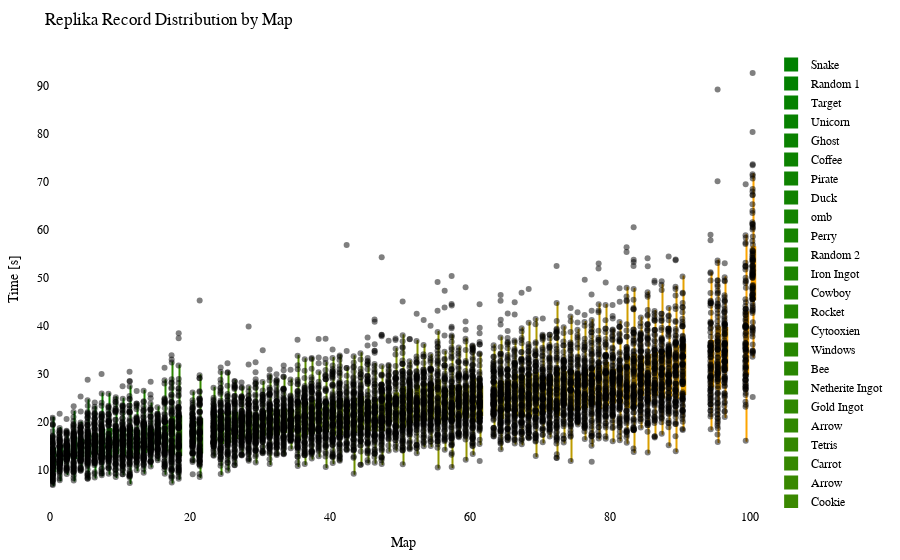

Write notebook code for a chart like this one.
### Code cell
import plotly.graph_objects as go
import plotly.io as pio
from matplotlib.colors import LinearSegmentedColormap, to_hex

df = getRecordsDataframe(minigame="Replika")

# sort df columns by mean value 
df = df.reindex(df.mean().sort_values().index, axis=1)

# drop sum column
df = df.drop(columns=["Sum"])

# replace 25 with NaN
df = df.replace(25, np.nan)

# remove "ms " from column names
df.columns = df.columns.str.replace('ms ', '')

# Exclude the first column (assuming it's the column you don't want to include)
df_to_html = df.iloc[:, 1:]

# Calculate the offset for centering the data points
num_columns = len(df_to_html.columns)
offset = 0.5

# Create a green to orange gradient
cmap = LinearSegmentedColormap.from_list("green_orange", ["green", "orange"])
colors = [to_hex(cmap(i / (num_columns - 1))) for i in range(num_columns)]

# Create a Swarm plot using Plotly
fig = go.Figure()

for i, (column, color) in enumerate(zip(df_to_html.columns, colors)):
    x_values = [i + offset] * len(df_to_html[column])  # Adjust x-values with offset for horizontal centering
    fig.add_trace(go.Box(x=x_values,
                         y=df_to_html[column],
                         name=column,
                         boxpoints='all',
                         pointpos=-0.5,  # Adjust point position to prevent overlapping
                         marker=dict(color='rgba(0,0,0,0.5)', size=6),  # Adjust marker color and size
                         line=dict(color=color),
                         fillcolor=color,
                         hovertext=df_to_html.index,
                         hoverinfo='name+text+y',
                         showlegend=True))

fig.update_layout(title="Replika Record Distribution by Map",
                  xaxis=dict(title="Map"),
                  yaxis=dict(title="Time [s]"),
                  showlegend=True,
                  font=dict(family="Arial", size=12, color="black"),  # Customize font
                  plot_bgcolor="white",  # Set background color
                  margin=dict(l=50, r=50, t=50, b=50),  # Adjust margins for better layout
                  )

# Show the figure
fig.show()

# Export the plot to an HTML file
pio.write_html(fig, "out/repl_swarm_plot.html")

### Figure 1 — Plotly figure (JSON) as saved in the notebook; plotly's stock layout.template omitted (floating-point values rounded to 4 significant figures; data arrays with more than 128 entries replaced by an {"elided": "..."} marker saying what was removed)
{"data": [{"boxpoints": "all", "fillcolor": "#008000", "hoverinfo": "name+text+y", "hovertext": {"elided": "144 str values"}, "line": {"color": "#008000"}, "marker": {"color": "rgba(0,0,0,0.5)", "size": 6}, "name": "Snake", "pointpos": -0.5, "showlegend": true, "type": "box", "x": {"elided": "144 float values"}, "y": {"elided": "144 float values"}}, {"boxpoints": "all", "fillcolor": "#028000", "hoverinfo": "name+text+y", "hovertext": {"elided": "144 str values"}, "line": {"color": "#028000"}, "marker": {"color": "rgba(0,0,0,0.5)", "size": 6}, "name": "Random 1", "pointpos": -0.5, "showlegend": true, "type": "box", "x": {"elided": "144 float values"}, "y": {"elided": "144 float values"}}, {"boxpoints": "all", "fillcolor": "#058100", "hoverinfo": "name+text+y", "hovertext": {"elided": "144 str values"}, "line": {"color": "#058100"}, "marker": {"color": "rgba(0,0,0,0.5)", "size": 6}, "name": "Target", "pointpos": -0.5, "showlegend": true, "type": "box", "x": {"elided": "144 float values"}, "y": {"elided": "144 float values"}}, {"boxpoints": "all", "fillcolor": "#078100", "hoverinfo": "name+text+y", "hovertext": {"elided": "144 str values"}, "line": {"color": "#078100"}, "marker": {"color": "rgba(0,0,0,0.5)", "size": 6}, "name": "Unicorn", "pointpos": -0.5, "showlegend": true, "type": "box", "x": {"elided": "144 float values"}, "y": {"elided": "144 float values"}}, {"boxpoints": "all", "fillcolor": "#0a8100", "hoverinfo": "name+text+y", "hovertext": {"elided": "144 str values"}, "line": {"color": "#0a8100"}, "marker": {"color": "rgba(0,0,0,0.5)", "size": 6}, "name": "Ghost", "pointpos": -0.5, "showlegend": true, "type": "box", "x": {"elided": "144 float values"}, "y": {"elided": "144 float values"}}, {"boxpoints": "all", "fillcolor": "#0c8200", "hoverinfo": "name+text+y", "hovertext": {"elided": "144 str values"}, "line": {"color": "#0c8200"}, "marker": {"color": "rgba(0,0,0,0.5)", "size": 6}, "name": "Coffee", "pointpos": -0.5, "showlegend": true, "type": "box", "x": {"elided": "144 float values"}, "y": {"elided": "144 float values"}}, {"boxpoints": "all", "fillcolor": "#0f8200", "hoverinfo": "name+text+y", "hovertext": {"elided": "144 str values"}, "line": {"color": "#0f8200"}, "marker": {"color": "rgba(0,0,0,0.5)", "size": 6}, "name": "Pirate", "pointpos": -0.5, "showlegend": true, "type": "box", "x": {"elided": "144 float values"}, "y": {"elided": "144 float values"}}, {"boxpoints": "all", "fillcolor": "#118200", "hoverinfo": "name+text+y", "hovertext": {"elided": "144 str values"}, "line": {"color": "#118200"}, "marker": {"color": "rgba(0,0,0,0.5)", "size": 6}, "name": "Duck", "pointpos": -0.5, "showlegend": true, "type": "box", "x": {"elided": "144 float values"}, "y": {"elided": "144 float values"}}, {"boxpoints": "all", "fillcolor": "#148300", "hoverinfo": "name+text+y", "hovertext": {"elided": "144 str values"}, "line": {"color": "#148300"}, "marker": {"color": "rgba(0,0,0,0.5)", "size": 6}, "name": "omb", "pointpos": -0.5, "showlegend": true, "type": "box", "x": {"elided": "144 float values"}, "y": {"elided": "144 float values"}}, {"boxpoints": "all", "fillcolor": "#178300", "hoverinfo": "name+text+y", "hovertext": {"elided": "144 str values"}, "line": {"color": "#178300"}, "marker": {"color": "rgba(0,0,0,0.5)", "size": 6}, "name": "Perry", "pointpos": -0.5, "showlegend": true, "type": "box", "x": {"elided": "144 float values"}, "y": {"elided": "144 float values"}}, {"boxpoints": "all", "fillcolor": "#198400", "hoverinfo": "name+text+y", "hovertext": {"elided": "144 str values"}, "line": {"color": "#198400"}, "marker": {"color": "rgba(0,0,0,0.5)", "size": 6}, "name": "Random 2", "pointpos": -0.5, "showlegend": true, "type": "box", "x": {"elided": "144 float values"}, "y": {"elided": "144 float values"}}, {"boxpoints": "all", "fillcolor": "#1c8400", "hoverinfo": "name+text+y", "hovertext": {"elided": "144 str values"}, "line": {"color": "#1c8400"}, "marker": {"color": "rgba(0,0,0,0.5)", "size": 6}, "name": "Iron Ingot", "pointpos": -0.5, "showlegend": true, "type": "box", "x": {"elided": "144 float values"}, "y": {"elided": "144 float values"}}, {"boxpoints": "all", "fillcolor": "#1e8400", "hoverinfo": "name+text+y", "hovertext": {"elided": "144 str values"}, "line": {"color": "#1e8400"}, "marker": {"color": "rgba(0,0,0,0.5)", "size": 6}, "name": "Cowboy", "pointpos": -0.5, "showlegend": true, "type": "box", "x": {"elided": "144 float values"}, "y": {"elided": "144 float values"}}, {"boxpoints": "all", "fillcolor": "#218500", "hoverinfo": "name+text+y", "hovertext": {"elided": "144 str values"}, "line": {"color": "#218500"}, "marker": {"color": "rgba(0,0,0,0.5)", "size": 6}, "name": "Rocket", "pointpos": -0.5, "showlegend": true, "type": "box", "x": {"elided": "144 float values"}, "y": {"elided": "144 float values"}}, {"boxpoints": "all", "fillcolor": "#238500", "hoverinfo": "name+text+y", "hovertext": {"elided": "144 str values"}, "line": {"color": "#238500"}, "marker": {"color": "rgba(0,0,0,0.5)", "size": 6}, "name": "Cytooxien", "pointpos": -0.5, "showlegend": true, "type": "box", "x": {"elided": "144 float values"}, "y": {"elided": "144 float values"}}, {"boxpoints": "all", "fillcolor": "#268600", "hoverinfo": "name+text+y", "hovertext": {"elided": "144 str values"}, "line": {"color": "#268600"}, "marker": {"color": "rgba(0,0,0,0.5)", "size": 6}, "name": "Windows", "pointpos": -0.5, "showlegend": true, "type": "box", "x": {"elided": "144 float values"}, "y": {"elided": "144 float values"}}, {"boxpoints": "all", "fillcolor": "#288600", "hoverinfo": "name+text+y", "hovertext": {"elided": "144 str values"}, "line": {"color": "#288600"}, "marker": {"color": "rgba(0,0,0,0.5)", "size": 6}, "name": "Bee", "pointpos": -0.5, "showlegend": true, "type": "box", "x": {"elided": "144 float values"}, "y": {"elided": "144 float values"}}, {"boxpoints": "all", "fillcolor": "#2b8600", "hoverinfo": "name+text+y", "hovertext": {"elided": "144 str values"}, "line": {"color": "#2b8600"}, "marker": {"color": "rgba(0,0,0,0.5)", "size": 6}, "name": "Netherite Ingot", "pointpos": -0.5, "showlegend": true, "type": "box", "x": {"elided": "144 float values"}, "y": {"elided": "144 float values"}}, {"boxpoints": "all", "fillcolor": "#2e8700", "hoverinfo": "name+text+y", "hovertext": {"elided": "144 str values"}, "line": {"color": "#2e8700"}, "marker": {"color": "rgba(0,0,0,0.5)", "size": 6}, "name": "Gold Ingot", "pointpos": -0.5, "showlegend": true, "type": "box", "x": {"elided": "144 float values"}, "y": {"elided": "144 float values"}}, {"boxpoints": "all", "fillcolor": "#308700", "hoverinfo": "name+text+y", "hovertext": {"elided": "144 str values"}, "line": {"color": "#308700"}, "marker": {"color": "rgba(0,0,0,0.5)", "size": 6}, "name": "Arrow", "pointpos": -0.5, "showlegend": true, "type": "box", "x": {"elided": "144 float values"}, "y": {"elided": "144x2 float values"}}, {"boxpoints": "all", "fillcolor": "#338700", "hoverinfo": "name+text+y", "hovertext": {"elided": "144 str values"}, "line": {"color": "#338700"}, "marker": {"color": "rgba(0,0,0,0.5)", "size": 6}, "name": "Tetris", "pointpos": -0.5, "showlegend": true, "type": "box", "x": {"elided": "144 float values"}, "y": {"elided": "144 float values"}}, {"boxpoints": "all", "fillcolor": "#358800", "hoverinfo": "name+text+y", "hovertext": {"elided": "144 str values"}, "line": {"color": "#358800"}, "marker": {"color": "rgba(0,0,0,0.5)", "size": 6}, "name": "Carrot", "pointpos": -0.5, "showlegend": true, "type": "box", "x": {"elided": "144 float values"}, "y": {"elided": "144 float values"}}, {"boxpoints": "all", "fillcolor": "#388800", "hoverinfo": "name+text+y", "hovertext": {"elided": "144 str values"}, "line": {"color": "#388800"}, "marker": {"color": "rgba(0,0,0,0.5)", "size": 6}, "name": "Arrow", "pointpos": -0.5, "showlegend": true, "type": "box", "x": {"elided": "144 float values"}, "y": {"elided": "144x2 float values"}}, {"boxpoints": "all", "fillcolor": "#3a8800", "hoverinfo": "name+text+y", "hovertext": {"elided": "144 str values"}, "line": {"color": "#3a8800"}, "marker": {"color": "rgba(0,0,0,0.5)", "size": 6}, "name": "Cookie", "pointpos": -0.5, "showlegend": true, "type": "box", "x": {"elided": "144 float values"}, "y": {"elided": "144 float values"}}, {"boxpoints": "all", "fillcolor": "#3d8900", "hoverinfo": "name+text+y", "hovertext": {"elided": "144 str values"}, "line": {"color": "#3d8900"}, "marker": {"color": "rgba(0,0,0,0.5)", "size": 6}, "name": "Krabs", "pointpos": -0.5, "showlegend": true, "type": "box", "x": {"elided": "144 float values"}, "y": {"elided": "144 float values"}}, {"boxpoints": "all", "fillcolor": "#408900", "hoverinfo": "name+text+y", "hovertext": {"elided": "144 str values"}, "line": {"color": "#408900"}, "marker": {"color": "rgba(0,0,0,0.5)", "size": 6}, "name": "Poppy", "pointpos": -0.5, "showlegend": true, "type": "box", "x": {"elided": "144 float values"}, "y": {"elided": "144 float values"}}, {"boxpoints": "all", "fillcolor": "#428a00", "hoverinfo": "name+text+y", "hovertext": {"elided": "144 str values"}, "line": {"color": "#428a00"}, "marker": {"color": "rgba(0,0,0,0.5)", "size": 6}, "name": "Pacman Ghost", "pointpos": -0.5, "showlegend": true, "type": "box", "x": {"elided": "144 float values"}, "y": {"elided": "144 float values"}}, {"boxpoints": "all", "fillcolor": "#458a00", "hoverinfo": "name+text+y", "hovertext": {"elided": "144 str values"}, "line": {"color": "#458a00"}, "marker": {"color": "rgba(0,0,0,0.5)", "size": 6}, "name": "Twitch", "pointpos": -0.5, "showlegend": true, "type": "box", "x": {"elided": "144 float values"}, "y": {"elided": "144 float values"}}, {"boxpoints": "all", "fillcolor": "#478a00", "hoverinfo": "name+text+y", "hovertext": {"elided": "144 str values"}, "line": {"color": "#478a00"}, "marker": {"color": "rgba(0,0,0,0.5)", "size": 6}, "name": "Koopa", "pointpos": -0.5, "showlegend": true, "type": "box", "x": {"elided": "144 float values"}, "y": {"elided": "144 float values"}}, {"boxpoints": "all", "fillcolor": "#4a8b00", "hoverinfo": "name+text+y", "hovertext": {"elided": "144 str values"}, "line": {"color": "#4a8b00"}, "marker": {"color": "rgba(0,0,0,0.5)", "size": 6}, "name": "Water Temple", "pointpos": -0.5, "showlegend": true, "type": "box", "x": {"elided": "144 float values"}, "y": {"elided": "144 float values"}}, {"boxpoints": "all", "fillcolor": "#4c8b00", "hoverinfo": "name+text+y", "hovertext": {"elided": "144 str values"}, "line": {"color": "#4c8b00"}, "marker": {"color": "rgba(0,0,0,0.5)", "size": 6}, "name": "Controller", "pointpos": -0.5, "showlegend": true, "type": "box", "x": {"elided": "144 float values"}, "y": {"elided": "144 float values"}}, {"boxpoints": "all", "fillcolor": "#4f8b00", "hoverinfo": "name+text+y", "hovertext": {"elided": "144 str values"}, "line": {"color": "#4f8b00"}, "marker": {"color": "rgba(0,0,0,0.5)", "size": 6}, "name": "Mario", "pointpos": -0.5, "showlegend": true, "type": "box", "x": {"elided": "144 float values"}, "y": {"elided": "144 float values"}}, {"boxpoints": "all", "fillcolor": "#518c00", "hoverinfo": "name+text+y", "hovertext": {"elided": "144 str values"}, "line": {"color": "#518c00"}, "marker": {"color": "rgba(0,0,0,0.5)", "size": 6}, "name": "Poke Ball", "pointpos": -0.5, "showlegend": true, "type": "box", "x": {"elided": "144 float values"}, "y": {"elided": "144 float values"}}, {"boxpoints": "all", "fillcolor": "#548c00", "hoverinfo": "name+text+y", "hovertext": {"elided": "144 str values"}, "line": {"color": "#548c00"}, "marker": {"color": "rgba(0,0,0,0.5)", "size": 6}, "name": "Diskette", "pointpos": -0.5, "showlegend": true, "type": "box", "x": {"elided": "144 float values"}, "y": {"elided": "144 float values"}}, {"boxpoints": "all", "fillcolor": "#578d00", "hoverinfo": "name+text+y", "hovertext": {"elided": "144 str values"}, "line": {"color": "#578d00"}, "marker": {"color": "rgba(0,0,0,0.5)", "size": 6}, "name": "Camera", "pointpos": -0.5, "showlegend": true, "type": "box", "x": {"elided": "144 float values"}, "y": {"elided": "144 float values"}}, {"boxpoints": "all", "fillcolor": "#598d00", "hoverinfo": "name+text+y", "hovertext": {"elided": "144 str values"}, "line": {"color": "#598d00"}, "marker": {"color": "rgba(0,0,0,0.5)", "size": 6}, "name": "House", "pointpos": -0.5, "showlegend": true, "type": "box", "x": {"elided": "144 float values"}, "y": {"elided": "144 float values"}}, {"boxpoints": "all", "fillcolor": "#5c8d00", "hoverinfo": "name+text+y", "hovertext": {"elided": "144 str values"}, "line": {"color": "#5c8d00"}, "marker": {"color": "rgba(0,0,0,0.5)", "size": 6}, "name": "Caterpie", "pointpos": -0.5, "showlegend": true, "type": "box", "x": {"elided": "144 float values"}, "y": {"elided": "144 float values"}}, {"boxpoints": "all", "fillcolor": "#5e8e00", "hoverinfo": "name+text+y", "hovertext": {"elided": "144 str values"}, "line": {"color": "#5e8e00"}, "marker": {"color": "rgba(0,0,0,0.5)", "size": 6}, "name": "YouTube", "pointpos": -0.5, "showlegend": true, "type": "box", "x": {"elided": "144 float values"}, "y": {"elided": "144 float values"}}, {"boxpoints": "all", "fillcolor": "#618e00", "hoverinfo": "name+text+y", "hovertext": {"elided": "144 str values"}, "line": {"color": "#618e00"}, "marker": {"color": "rgba(0,0,0,0.5)", "size": 6}, "name": "Parrot", "pointpos": -0.5, "showlegend": true, "type": "box", "x": {"elided": "144 float values"}, "y": {"elided": "144 float values"}}, {"boxpoints": "all", "fillcolor": "#638e00", "hoverinfo": "name+text+y", "hovertext": {"elided": "144 str values"}, "line": {"color": "#638e00"}, "marker": {"color": "rgba(0,0,0,0.5)", "size": 6}, "name": "Baby Yoda", "pointpos": -0.5, "showlegend": true, "type": "box", "x": {"elided": "144 float values"}, "y": {"elided": "144 float values"}}, {"boxpoints": "all", "fillcolor": "#668f00", "hoverinfo": "name+text+y", "hovertext": {"elided": "144 str values"}, "line": {"color": "#668f00"}, "marker": {"color": "rgba(0,0,0,0.5)", "size": 6}, "name": "Sonic", "pointpos": -0.5, "showlegend": true, "type": "box", "x": {"elided": "144 float values"}, "y": {"elided": "144 float values"}}, {"boxpoints": "all", "fillcolor": "#688f00", "hoverinfo": "name+text+y", "hovertext": {"elided": "144 str values"}, "line": {"color": "#688f00"}, "marker": {"color": "rgba(0,0,0,0.5)", "size": 6}, "name": "Chicken", "pointpos": -0.5, "showlegend": true, "type": "box", "x": {"elided": "144 float values"}, "y": {"elided": "144 float values"}}, {"boxpoints": "all", "fillcolor": "#6b9000", "hoverinfo": "name+text+y", "hovertext": {"elided": "144 str values"}, "line": {"color": "#6b9000"}, "marker": {"color": "rgba(0,0,0,0.5)", "size": 6}, "name": "Twitter", "pointpos": -0.5, "showlegend": true, "type": "box", "x": {"elided": "144 float values"}, "y": {"elided": "144 float values"}}, {"boxpoints": "all", "fillcolor": "#6e9000", "hoverinfo": "name+text+y", "hovertext": {"elided": "144 str values"}, "line": {"color": "#6e9000"}, "marker": {"color": "rgba(0,0,0,0.5)", "size": 6}, "name": "Excavator", "pointpos": -0.5, "showlegend": true, "type": "box", "x": {"elided": "144 float values"}, "y": {"elided": "144 float values"}}, {"boxpoints": "all", "fillcolor": "#709000", "hoverinfo": "name+text+y", "hovertext": {"elided": "144 str values"}, "line": {"color": "#709000"}, "marker": {"color": "rgba(0,0,0,0.5)", "size": 6}, "name": "Fox", "pointpos": -0.5, "showlegend": true, "type": "box", "x": {"elided": "144 float values"}, "y": {"elided": "144 float values"}}, {"boxpoints": "all", "fillcolor": "#739100", "hoverinfo": "name+text+y", "hovertext": {"elided": "144 str values"}, "line": {"color": "#739100"}, "marker": {"color": "rgba(0,0,0,0.5)", "size": 6}, "name": "of Meat", "pointpos": -0.5, "showlegend": true, "type": "box", "x": {"elided": "144 float values"}, "y": {"elided": "144 float values"}}, {"boxpoints": "all", "fillcolor": "#759100", "hoverinfo": "name+text+y", "hovertext": {"elided": "144 str values"}, "line": {"color": "#759100"}, "marker": {"color": "rgba(0,0,0,0.5)", "size": 6}, "name": "Frog", "pointpos": -0.5, "showlegend": true, "type": "box", "x": {"elided": "144 float values"}, "y": {"elided": "144 float values"}}, {"boxpoints": "all", "fillcolor": "#789100", "hoverinfo": "name+text+y", "hovertext": {"elided": "144 str values"}, "line": {"color": "#789100"}, "marker": {"color": "rgba(0,0,0,0.5)", "size": 6}, "name": "Egg", "pointpos": -0.5, "showlegend": true, "type": "box", "x": {"elided": "144 float values"}, "y": {"elided": "144 float values"}}, {"boxpoints": "all", "fillcolor": "#7a9200", "hoverinfo": "name+text+y", "hovertext": {"elided": "144 str values"}, "line": {"color": "#7a9200"}, "marker": {"color": "rgba(0,0,0,0.5)", "size": 6}, "name": "Thinking 2", "pointpos": -0.5, "showlegend": true, "type": "box", "x": {"elided": "144 float values"}, "y": {"elided": "144 float values"}}, {"boxpoints": "all", "fillcolor": "#7d9200", "hoverinfo": "name+text+y", "hovertext": {"elided": "144 str values"}, "line": {"color": "#7d9200"}, "marker": {"color": "rgba(0,0,0,0.5)", "size": 6}, "name": "Tree", "pointpos": -0.5, "showlegend": true, "type": "box", "x": {"elided": "144 float values"}, "y": {"elided": "144 float values"}}, {"boxpoints": "all", "fillcolor": "#809300", "hoverinfo": "name+text+y", "hovertext": {"elided": "144 str values"}, "line": {"color": "#809300"}, "marker": {"color": "rgba(0,0,0,0.5)", "size": 6}, "name": "The Sea", "pointpos": -0.5, "showlegend": true, "type": "box", "x": {"elided": "144 float values"}, "y": {"elided": "144 float values"}}, {"boxpoints": "all", "fillcolor": "#829300", "hoverinfo": "name+text+y", "hovertext": {"elided": "144 str values"}, "line": {"color": "#829300"}, "marker": {"color": "rgba(0,0,0,0.5)", "size": 6}, "name": "Thinking", "pointpos": -0.5, "showlegend": true, "type": "box", "x": {"elided": "144 float values"}, "y": {"elided": "144 float values"}}, {"boxpoints": "all", "fillcolor": "#859300", "hoverinfo": "name+text+y", "hovertext": {"elided": "144 str values"}, "line": {"color": "#859300"}, "marker": {"color": "rgba(0,0,0,0.5)", "size": 6}, "name": "ppHop 2", "pointpos": -0.5, "showlegend": true, "type": "box", "x": {"elided": "144 float values"}, "y": {"elided": "144 float values"}}, {"boxpoints": "all", "fillcolor": "#879400", "hoverinfo": "name+text+y", "hovertext": {"elided": "144 str values"}, "line": {"color": "#879400"}, "marker": {"color": "rgba(0,0,0,0.5)", "size": 6}, "name": "Heart", "pointpos": -0.5, "showlegend": true, "type": "box", "x": {"elided": "144 float values"}, "y": {"elided": "144 float values"}}, {"boxpoints": "all", "fillcolor": "#8a9400", "hoverinfo": "name+text+y", "hovertext": {"elided": "144 str values"}, "line": {"color": "#8a9400"}, "marker": {"color": "rgba(0,0,0,0.5)", "size": 6}, "name": "Skeleton", "pointpos": -0.5, "showlegend": true, "type": "box", "x": {"elided": "144 float values"}, "y": {"elided": "144 float values"}}, {"boxpoints": "all", "fillcolor": "#8c9400", "hoverinfo": "name+text+y", "hovertext": {"elided": "144 str values"}, "line": {"color": "#8c9400"}, "marker": {"color": "rgba(0,0,0,0.5)", "size": 6}, "name": "Sheep", "pointpos": -0.5, "showlegend": true, "type": "box", "x": {"elided": "144 float values"}, "y": {"elided": "144 float values"}}, {"boxpoints": "all", "fillcolor": "#8f9500", "hoverinfo": "name+text+y", "hovertext": {"elided": "144 str values"}, "line": {"color": "#8f9500"}, "marker": {"color": "rgba(0,0,0,0.5)", "size": 6}, "name": "Up", "pointpos": -0.5, "showlegend": true, "type": "box", "x": {"elided": "144 float values"}, "y": {"elided": "144 float values"}}, {"boxpoints": "all", "fillcolor": "#919500", "hoverinfo": "name+text+y", "hovertext": {"elided": "144 str values"}, "line": {"color": "#919500"}, "marker": {"color": "rgba(0,0,0,0.5)", "size": 6}, "name": "Pizza", "pointpos": -0.5, "showlegend": true, "type": "box", "x": {"elided": "144 float values"}, "y": {"elided": "144 float values"}}, {"boxpoints": "all", "fillcolor": "#949500", "hoverinfo": "name+text+y", "hovertext": {"elided": "144 str values"}, "line": {"color": "#949500"}, "marker": {"color": "rgba(0,0,0,0.5)", "size": 6}, "name": "Among Us", "pointpos": -0.5, "showlegend": true, "type": "box", "x": {"elided": "144 float values"}, "y": {"elided": "144 float values"}}, {"boxpoints": "all", "fillcolor": "#979600", "hoverinfo": "name+text+y", "hovertext": {"elided": "144 str values"}, "line": {"color": "#979600"}, "marker": {"color": "rgba(0,0,0,0.5)", "size": 6}, "name": "Cherry", "pointpos": -0.5, "showlegend": true, "type": "box", "x": {"elided": "144 float values"}, "y": {"elided": "144 float values"}}, {"boxpoints": "all", "fillcolor": "#999600", "hoverinfo": "name+text+y", "hovertext": {"elided": "144 str values"}, "line": {"color": "#999600"}, "marker": {"color": "rgba(0,0,0,0.5)", "size": 6}, "name": "French Fries", "pointpos": -0.5, "showlegend": true, "type": "box", "x": {"elided": "144 float values"}, "y": {"elided": "144 float values"}}, {"boxpoints": "all", "fillcolor": "#9c9700", "hoverinfo": "name+text+y", "hovertext": {"elided": "144 str values"}, "line": {"color": "#9c9700"}, "marker": {"color": "rgba(0,0,0,0.5)", "size": 6}, "name": "Mountain", "pointpos": -0.5, "showlegend": true, "type": "box", "x": {"elided": "144 float values"}, "y": {"elided": "144 float values"}}, {"boxpoints": "all", "fillcolor": "#9e9700", "hoverinfo": "name+text+y", "hovertext": {"elided": "144 str values"}, "line": {"color": "#9e9700"}, "marker": {"color": "rgba(0,0,0,0.5)", "size": 6}, "name": "Cow", "pointpos": -0.5, "showlegend": true, "type": "box", "x": {"elided": "144 float values"}, "y": {"elided": "144x2 float values"}}, {"boxpoints": "all", "fillcolor": "#a19700", "hoverinfo": "name+text+y", "hovertext": {"elided": "144 str values"}, "line": {"color": "#a19700"}, "marker": {"color": "rgba(0,0,0,0.5)", "size": 6}, "name": "Blue Monster", "pointpos": -0.5, "showlegend": true, "type": "box", "x": {"elided": "144 float values"}, "y": {"elided": "144 float values"}}, {"boxpoints": "all", "fillcolor": "#a39800", "hoverinfo": "name+text+y", "hovertext": {"elided": "144 str values"}, "line": {"color": "#a39800"}, "marker": {"color": "rgba(0,0,0,0.5)", "size": 6}, "name": "Wizard", "pointpos": -0.5, "showlegend": true, "type": "box", "x": {"elided": "144 float values"}, "y": {"elided": "144 float values"}}, {"boxpoints": "all", "fillcolor": "#a69800", "hoverinfo": "name+text+y", "hovertext": {"elided": "144 str values"}, "line": {"color": "#a69800"}, "marker": {"color": "rgba(0,0,0,0.5)", "size": 6}, "name": "Hourglass", "pointpos": -0.5, "showlegend": true, "type": "box", "x": {"elided": "144 float values"}, "y": {"elided": "144 float values"}}, {"boxpoints": "all", "fillcolor": "#a89800", "hoverinfo": "name+text+y", "hovertext": {"elided": "144 str values"}, "line": {"color": "#a89800"}, "marker": {"color": "rgba(0,0,0,0.5)", "size": 6}, "name": "Zombie", "pointpos": -0.5, "showlegend": true, "type": "box", "x": {"elided": "144 float values"}, "y": {"elided": "144 float values"}}, {"boxpoints": "all", "fillcolor": "#ab9900", "hoverinfo": "name+text+y", "hovertext": {"elided": "144 str values"}, "line": {"color": "#ab9900"}, "marker": {"color": "rgba(0,0,0,0.5)", "size": 6}, "name": "ppHop 1", "pointpos": -0.5, "showlegend": true, "type": "box", "x": {"elided": "144 float values"}, "y": {"elided": "144 float values"}}, {"boxpoints": "all", "fillcolor": "#ae9900", "hoverinfo": "name+text+y", "hovertext": {"elided": "144 str values"}, "line": {"color": "#ae9900"}, "marker": {"color": "rgba(0,0,0,0.5)", "size": 6}, "name": "Galaxian Alien", "pointpos": -0.5, "showlegend": true, "type": "box", "x": {"elided": "144 float values"}, "y": {"elided": "144 float values"}}, {"boxpoints": "all", "fillcolor": "#b09a00", "hoverinfo": "name+text+y", "hovertext": {"elided": "144 str values"}, "line": {"color": "#b09a00"}, "marker": {"color": "rgba(0,0,0,0.5)", "size": 6}, "name": "Eevee", "pointpos": -0.5, "showlegend": true, "type": "box", "x": {"elided": "144 float values"}, "y": {"elided": "144 float values"}}, {"boxpoints": "all", "fillcolor": "#b39a00", "hoverinfo": "name+text+y", "hovertext": {"elided": "144 str values"}, "line": {"color": "#b39a00"}, "marker": {"color": "rgba(0,0,0,0.5)", "size": 6}, "name": "Spider", "pointpos": -0.5, "showlegend": true, "type": "box", "x": {"elided": "144 float values"}, "y": {"elided": "144 float values"}}, {"boxpoints": "all", "fillcolor": "#b59a00", "hoverinfo": "name+text+y", "hovertext": {"elided": "144 str values"}, "line": {"color": "#b59a00"}, "marker": {"color": "rgba(0,0,0,0.5)", "size": 6}, "name": "Turtle", "pointpos": -0.5, "showlegend": true, "type": "box", "x": {"elided": "144 float values"}, "y": {"elided": "144 float values"}}, {"boxpoints": "all", "fillcolor": "#b89b00", "hoverinfo": "name+text+y", "hovertext": {"elided": "144 str values"}, "line": {"color": "#b89b00"}, "marker": {"color": "rgba(0,0,0,0.5)", "size": 6}, "name": "Penguin", "pointpos": -0.5, "showlegend": true, "type": "box", "x": {"elided": "144 float values"}, "y": {"elided": "144 float values"}}, {"boxpoints": "all", "fillcolor": "#ba9b00", "hoverinfo": "name+text+y", "hovertext": {"elided": "144 str values"}, "line": {"color": "#ba9b00"}, "marker": {"color": "rgba(0,0,0,0.5)", "size": 6}, "name": "Slime", "pointpos": -0.5, "showlegend": true, "type": "box", "x": {"elided": "144 float values"}, "y": {"elided": "144 float values"}}, {"boxpoints": "all", "fillcolor": "#bd9b00", "hoverinfo": "name+text+y", "hovertext": {"elided": "144 str values"}, "line": {"color": "#bd9b00"}, "marker": {"color": "rgba(0,0,0,0.5)", "size": 6}, "name": "Mouse", "pointpos": -0.5, "showlegend": true, "type": "box", "x": {"elided": "144 float values"}, "y": {"elided": "144 float values"}}, {"boxpoints": "all", "fillcolor": "#c09c00", "hoverinfo": "name+text+y", "hovertext": {"elided": "144 str values"}, "line": {"color": "#c09c00"}, "marker": {"color": "rgba(0,0,0,0.5)", "size": 6}, "name": "Instagram", "pointpos": -0.5, "showlegend": true, "type": "box", "x": {"elided": "144 float values"}, "y": {"elided": "144 float values"}}, {"boxpoints": "all", "fillcolor": "#c29c00", "hoverinfo": "name+text+y", "hovertext": {"elided": "144 str values"}, "line": {"color": "#c29c00"}, "marker": {"color": "rgba(0,0,0,0.5)", "size": 6}, "name": "muss los", "pointpos": -0.5, "showlegend": true, "type": "box", "x": {"elided": "144 float values"}, "y": {"elided": "144 float values"}}, {"boxpoints": "all", "fillcolor": "#c59d00", "hoverinfo": "name+text+y", "hovertext": {"elided": "144 str values"}, "line": {"color": "#c59d00"}, "marker": {"color": "rgba(0,0,0,0.5)", "size": 6}, "name": "Skeleton Skull", "pointpos": -0.5, "showlegend": true, "type": "box", "x": {"elided": "144 float values"}, "y": {"elided": "144 float values"}}, {"boxpoints": "all", "fillcolor": "#c79d00", "hoverinfo": "name+text+y", "hovertext": {"elided": "144 str values"}, "line": {"color": "#c79d00"}, "marker": {"color": "rgba(0,0,0,0.5)", "size": 6}, "name": "Blinky", "pointpos": -0.5, "showlegend": true, "type": "box", "x": {"elided": "144 float values"}, "y": {"elided": "144 float values"}}, {"boxpoints": "all", "fillcolor": "#ca9d00", "hoverinfo": "name+text+y", "hovertext": {"elided": "144 str values"}, "line": {"color": "#ca9d00"}, "marker": {"color": "rgba(0,0,0,0.5)", "size": 6}, "name": "Cake", "pointpos": -0.5, "showlegend": true, "type": "box", "x": {"elided": "144 float values"}, "y": {"elided": "144 float values"}}, {"boxpoints": "all", "fillcolor": "#cc9e00", "hoverinfo": "name+text+y", "hovertext": {"elided": "144 str values"}, "line": {"color": "#cc9e00"}, "marker": {"color": "rgba(0,0,0,0.5)", "size": 6}, "name": "Charizard", "pointpos": -0.5, "showlegend": true, "type": "box", "x": {"elided": "144 float values"}, "y": {"elided": "144 float values"}}, {"boxpoints": "all", "fillcolor": "#cf9e00", "hoverinfo": "name+text+y", "hovertext": {"elided": "144 str values"}, "line": {"color": "#cf9e00"}, "marker": {"color": "rgba(0,0,0,0.5)", "size": 6}, "name": "Globe", "pointpos": -0.5, "showlegend": true, "type": "box", "x": {"elided": "144 float values"}, "y": {"elided": "144 float values"}}, {"boxpoints": "all", "fillcolor": "#d19e00", "hoverinfo": "name+text+y", "hovertext": {"elided": "144 str values"}, "line": {"color": "#d19e00"}, "marker": {"color": "rgba(0,0,0,0.5)", "size": 6}, "name": "Princess", "pointpos": -0.5, "showlegend": true, "type": "box", "x": {"elided": "144 float values"}, "y": {"elided": "144 float values"}}, {"boxpoints": "all", "fillcolor": "#d49f00", "hoverinfo": "name+text+y", "hovertext": {"elided": "144 str values"}, "line": {"color": "#d49f00"}, "marker": {"color": "rgba(0,0,0,0.5)", "size": 6}, "name": "Apple", "pointpos": -0.5, "showlegend": true, "type": "box", "x": {"elided": "144 float values"}, "y": {"elided": "144 float values"}}, {"boxpoints": "all", "fillcolor": "#d79f00", "hoverinfo": "name+text+y", "hovertext": {"elided": "144 str values"}, "line": {"color": "#d79f00"}, "marker": {"color": "rgba(0,0,0,0.5)", "size": 6}, "name": "TNT", "pointpos": -0.5, "showlegend": true, "type": "box", "x": {"elided": "144 float values"}, "y": {"elided": "144 float values"}}, {"boxpoints": "all", "fillcolor": "#d99f00", "hoverinfo": "name+text+y", "hovertext": {"elided": "144 str values"}, "line": {"color": "#d99f00"}, "marker": {"color": "rgba(0,0,0,0.5)", "size": 6}, "name": "Kitty", "pointpos": -0.5, "showlegend": true, "type": "box", "x": {"elided": "144 float values"}, "y": {"elided": "144 float values"}}, {"boxpoints": "all", "fillcolor": "#dca000", "hoverinfo": "name+text+y", "hovertext": {"elided": "144 str values"}, "line": {"color": "#dca000"}, "marker": {"color": "rgba(0,0,0,0.5)", "size": 6}, "name": "Smurf", "pointpos": -0.5, "showlegend": true, "type": "box", "x": {"elided": "144 float values"}, "y": {"elided": "144 float values"}}, {"boxpoints": "all", "fillcolor": "#dea000", "hoverinfo": "name+text+y", "hovertext": {"elided": "144 str values"}, "line": {"color": "#dea000"}, "marker": {"color": "rgba(0,0,0,0.5)", "size": 6}, "name": "Mooshroom", "pointpos": -0.5, "showlegend": true, "type": "box", "x": {"elided": "144 float values"}, "y": {"elided": "144 float values"}}, {"boxpoints": "all", "fillcolor": "#e1a100", "hoverinfo": "name+text+y", "hovertext": {"elided": "144 str values"}, "line": {"color": "#e1a100"}, "marker": {"color": "rgba(0,0,0,0.5)", "size": 6}, "name": "Robin Hood", "pointpos": -0.5, "showlegend": true, "type": "box", "x": {"elided": "144 float values"}, "y": {"elided": "144 float values"}}, {"boxpoints": "all", "fillcolor": "#e3a100", "hoverinfo": "name+text+y", "hovertext": {"elided": "144 str values"}, "line": {"color": "#e3a100"}, "marker": {"color": "rgba(0,0,0,0.5)", "size": 6}, "name": "Toad", "pointpos": -0.5, "showlegend": true, "type": "box", "x": {"elided": "144 float values"}, "y": {"elided": "144 float values"}}, {"boxpoints": "all", "fillcolor": "#e6a100", "hoverinfo": "name+text+y", "hovertext": {"elided": "144 str values"}, "line": {"color": "#e6a100"}, "marker": {"color": "rgba(0,0,0,0.5)", "size": 6}, "name": "Guardian", "pointpos": -0.5, "showlegend": true, "type": "box", "x": {"elided": "144 float values"}, "y": {"elided": "144 float values"}}, {"boxpoints": "all", "fillcolor": "#e8a200", "hoverinfo": "name+text+y", "hovertext": {"elided": "144 str values"}, "line": {"color": "#e8a200"}, "marker": {"color": "rgba(0,0,0,0.5)", "size": 6}, "name": "Cow", "pointpos": -0.5, "showlegend": true, "type": "box", "x": {"elided": "144 float values"}, "y": {"elided": "144x2 float values"}}, {"boxpoints": "all", "fillcolor": "#eba200", "hoverinfo": "name+text+y", "hovertext": {"elided": "144 str values"}, "line": {"color": "#eba200"}, "marker": {"color": "rgba(0,0,0,0.5)", "size": 6}, "name": "Doge", "pointpos": -0.5, "showlegend": true, "type": "box", "x": {"elided": "144 float values"}, "y": {"elided": "144x2 float values"}}, {"boxpoints": "all", "fillcolor": "#eea300", "hoverinfo": "name+text+y", "hovertext": {"elided": "144 str values"}, "line": {"color": "#eea300"}, "marker": {"color": "rgba(0,0,0,0.5)", "size": 6}, "name": "Doge", "pointpos": -0.5, "showlegend": true, "type": "box", "x": {"elided": "144 float values"}, "y": {"elided": "144x2 float values"}}, {"boxpoints": "all", "fillcolor": "#f0a300", "hoverinfo": "name+text+y", "hovertext": {"elided": "144 str values"}, "line": {"color": "#f0a300"}, "marker": {"color": "rgba(0,0,0,0.5)", "size": 6}, "name": "Kirby", "pointpos": -0.5, "showlegend": true, "type": "box", "x": {"elided": "144 float values"}, "y": {"elided": "144 float values"}}, {"boxpoints": "all", "fillcolor": "#f3a300", "hoverinfo": "name+text+y", "hovertext": {"elided": "144 str values"}, "line": {"color": "#f3a300"}, "marker": {"color": "rgba(0,0,0,0.5)", "size": 6}, "name": "Ender Pearl", "pointpos": -0.5, "showlegend": true, "type": "box", "x": {"elided": "144 float values"}, "y": {"elided": "144 float values"}}, {"boxpoints": "all", "fillcolor": "#f5a400", "hoverinfo": "name+text+y", "hovertext": {"elided": "144 str values"}, "line": {"color": "#f5a400"}, "marker": {"color": "rgba(0,0,0,0.5)", "size": 6}, "name": "Piranha Plant", "pointpos": -0.5, "showlegend": true, "type": "box", "x": {"elided": "144 float values"}, "y": {"elided": "144 float values"}}, {"boxpoints": "all", "fillcolor": "#f8a400", "hoverinfo": "name+text+y", "hovertext": {"elided": "144 str values"}, "line": {"color": "#f8a400"}, "marker": {"color": "rgba(0,0,0,0.5)", "size": 6}, "name": "Deadpool", "pointpos": -0.5, "showlegend": true, "type": "box", "x": {"elided": "144 float values"}, "y": {"elided": "144x2 float values"}}, {"boxpoints": "all", "fillcolor": "#faa400", "hoverinfo": "name+text+y", "hovertext": {"elided": "144 str values"}, "line": {"color": "#faa400"}, "marker": {"color": "rgba(0,0,0,0.5)", "size": 6}, "name": "Deadpool", "pointpos": -0.5, "showlegend": true, "type": "box", "x": {"elided": "144 float values"}, "y": {"elided": "144x2 float values"}}, {"boxpoints": "all", "fillcolor": "#fda500", "hoverinfo": "name+text+y", "hovertext": {"elided": "144 str values"}, "line": {"color": "#fda500"}, "marker": {"color": "rgba(0,0,0,0.5)", "size": 6}, "name": "Pikachu", "pointpos": -0.5, "showlegend": true, "type": "box", "x": {"elided": "144 float values"}, "y": {"elided": "144 float values"}}, {"boxpoints": "all", "fillcolor": "#ffa500", "hoverinfo": "name+text+y", "hovertext": {"elided": "144 str values"}, "line": {"color": "#ffa500"}, "marker": {"color": "rgba(0,0,0,0.5)", "size": 6}, "name": "Creeper", "pointpos": -0.5, "showlegend": true, "type": "box", "x": {"elided": "144 float values"}, "y": {"elided": "144 float values"}}], "layout": {"font": {"color": "black", "family": "Arial", "size": 12}, "margin": {"b": 50, "l": 50, "r": 50, "t": 50}, "plot_bgcolor": "white", "showlegend": true, "title": {"text": "Replika Record Distribution by Map"}, "xaxis": {"title": {"text": "Map"}}, "yaxis": {"title": {"text": "Time [s]"}}}}
